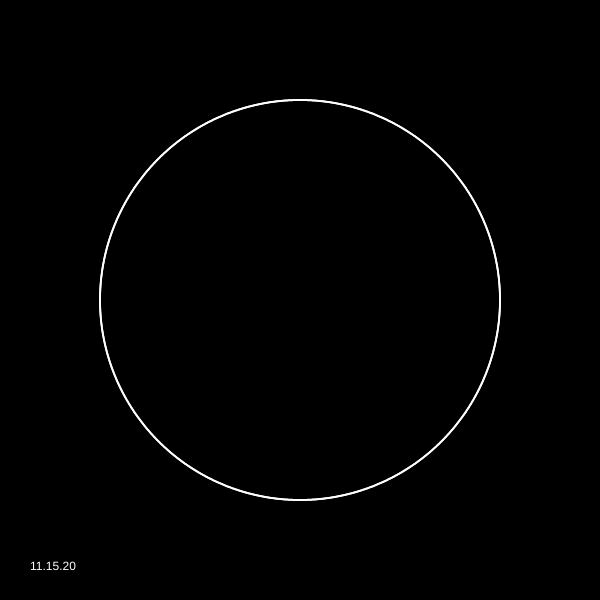
Frame 1 (no input)
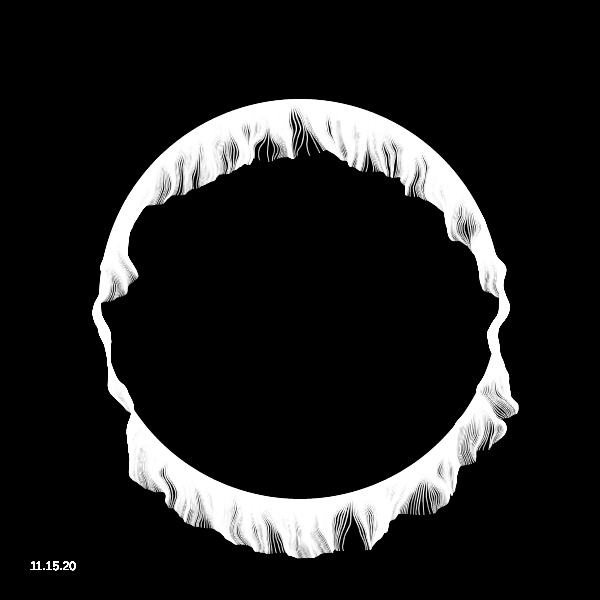
Frame 60 (no input)
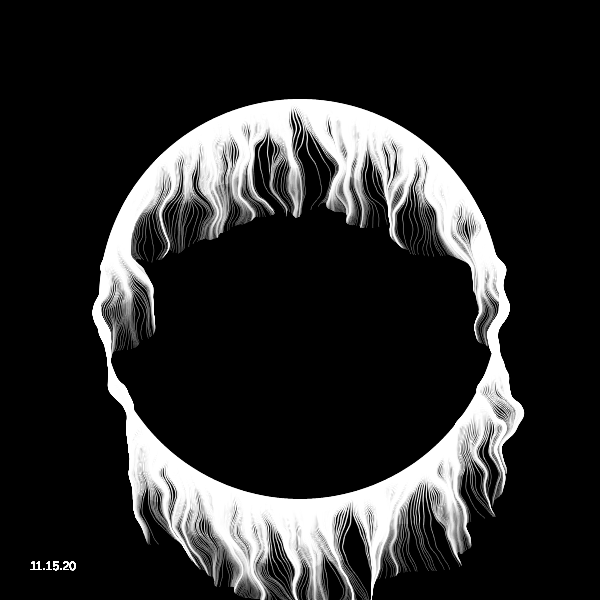
Frame 120 (the mouse pressed at the canvas centre since frame 60)

The p5.js sketch that drew these frames (run headless with seeded random() and noise() and a simulated clock; from frame 60 on, the mouse is pressed at the canvas centre):

// p5.js sketch
// ── sketch.js
// By Roni Kaufman
// inspired by https://twitter.com/dmitricherniak/status/1214888292421951488?s=09

let particles = [];
let circles = [];
let squiggliness = 1/200;
let interval;
let margin = 10;
let theEnd = false;
let r = 200;
let noiseFactor;

function setup() {
  createCanvas(600, 600);
  noStroke();
  
  background(0);
  generateCircles();
  updateParticles();
  
  squiggliness = 1/20;
  noiseFactor = 1;
  
  interval = setInterval(updateParticles, 10000);
}

function draw() {
  if (theEnd) {
    noLoop();
  } else {
    for (let p of particles) {
      p.draw();
      p.move();
    }
  }
  fill(255)
  text("11.15.20", 30, height-30)
}

function updateParticles() {
  particles = [];
  let xCenter = width/2;
  let yCenter = height/2;
  let n = r*10;
  for (let i = 0; i < n; i++) {
    let theta = map(i, 0, n, -PI, PI);
    let x_ = xCenter + r*cos(theta);
    let y_ = yCenter + r*sin(theta);
    let s_ = 1;
    particles.push(new Particle(x_, y_, s_));
  }
  r -= 20;
  if (r < 20) {
    clearInterval(interval);
    theEnd = true;
  }
}

function Particle(x_, y_, s_) {
  this.x = x_;
  this.y = y_;
  this.size = s_;
  
  this.alpha = 100;
  this.dist = 1;
  
  this.move = function() {
    let theta = noise(this.x * squiggliness, this.y * squiggliness, r/1000)*PI*noiseFactor;
    let v = p5.Vector.fromAngle(theta, this.dist);
    this.x += v.x;
    this.y += v.y;
    //this.dist *= 0.999;
    this.alpha *= 0.99;
    this.size *= 0.99;
  }
  
  this.draw = function() {
    let d = distanceToCircles(this.x, this.y)*100;
    fill(255)
    circle(this.x, this.y, this.size*2);
  }
}

function generateCircles() {
  //fill(100);
  let maxCircles = 20;
  let xCenter = width/2;
  let yCenter = height/2;
  for (let i = 0; i < maxCircles; i++) {
    let x_ = xCenter + random(-r, r);
    let y_ = yCenter + random(-r, r);
    let r_ = random(20, 70);
    if (!intersectsWithOtherCircles(x_, y_, r_)) {
      circles.push({x: x_, y: y_, r: r_});
      //circle(x_, y_, r_*2);
    }
  }
}

function intersectsWithOtherCircles(x_, y_, r_) {
  for (let c of circles) {
    if (dist(c.x, c.y, x_, y_) < c.r + r_ + margin) {
      return true;
    }
  }
  return false;
}

function distanceToCircles(x_, y_) {
  let d = 0;
  for (let c of circles) {
    d += c.r/dist(c.x, c.y, x_, y_)
  }
  return d;
}
